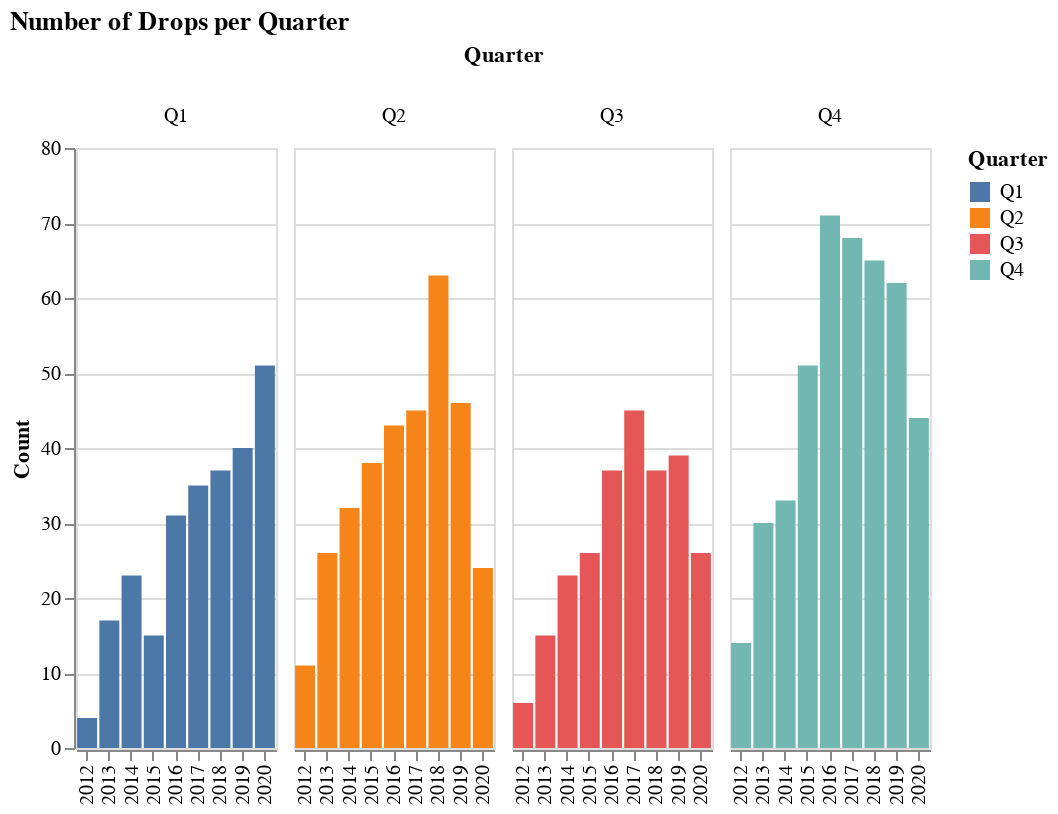

Notebook code for this chart:
### Markdown cell above
## Seasonal Differences

A drop breakdown by quarter shows that 2020 started off big, and then Q2 hit. From Q2 on, there were fewer drops in each quarter than had been the case in the last several years.

### Code cell
tdf = df_all.groupby(['Quarter', 'Year']).count()['Release'].reset_index()
tdf = tdf.rename(columns={"Release": "Count"})
alt.Chart(tdf, width=100).mark_bar().encode(
    x=alt.X('Year:N', sort=kind_sort_order, title=None),
    y='Count:Q',
    color=alt.Color('Quarter:N', sort=kind_sort_order),
    column='Quarter:O',
    tooltip=['Count']
).configure_facet(spacing=7).properties(title='Number of Drops per Quarter')

### Figure 1 — Vega-Lite specification as saved in the notebook (floating-point values rounded to 4 significant figures)
{"$schema": "https://vega.github.io/schema/vega-lite/v3.4.0.json", "config": {"facet": {"spacing": 7}, "mark": {"tooltip": null}, "view": {"height": 300, "width": 400}}, "data": {"name": "data-0c2508f590894d2a8276aabc62cb033d"}, "datasets": {"data-0c2508f590894d2a8276aabc62cb033d": [{"Count": 4, "Quarter": "Q1", "Year": 2012}, {"Count": 17, "Quarter": "Q1", "Year": 2013}, {"Count": 23, "Quarter": "Q1", "Year": 2014}, {"Count": 15, "Quarter": "Q1", "Year": 2015}, {"Count": 31, "Quarter": "Q1", "Year": 2016}, {"Count": 35, "Quarter": "Q1", "Year": 2017}, {"Count": 37, "Quarter": "Q1", "Year": 2018}, {"Count": 40, "Quarter": "Q1", "Year": 2019}, {"Count": 51, "Quarter": "Q1", "Year": 2020}, {"Count": 11, "Quarter": "Q2", "Year": 2012}, {"Count": 26, "Quarter": "Q2", "Year": 2013}, {"Count": 32, "Quarter": "Q2", "Year": 2014}, {"Count": 38, "Quarter": "Q2", "Year": 2015}, {"Count": 43, "Quarter": "Q2", "Year": 2016}, {"Count": 45, "Quarter": "Q2", "Year": 2017}, {"Count": 63, "Quarter": "Q2", "Year": 2018}, {"Count": 46, "Quarter": "Q2", "Year": 2019}, {"Count": 24, "Quarter": "Q2", "Year": 2020}, {"Count": 6, "Quarter": "Q3", "Year": 2012}, {"Count": 15, "Quarter": "Q3", "Year": 2013}, {"Count": 23, "Quarter": "Q3", "Year": 2014}, {"Count": 26, "Quarter": "Q3", "Year": 2015}, {"Count": 37, "Quarter": "Q3", "Year": 2016}, {"Count": 45, "Quarter": "Q3", "Year": 2017}, {"Count": 37, "Quarter": "Q3", "Year": 2018}, {"Count": 39, "Quarter": "Q3", "Year": 2019}, {"Count": 26, "Quarter": "Q3", "Year": 2020}, {"Count": 14, "Quarter": "Q4", "Year": 2012}, {"Count": 30, "Quarter": "Q4", "Year": 2013}, {"Count": 33, "Quarter": "Q4", "Year": 2014}, {"Count": 51, "Quarter": "Q4", "Year": 2015}, {"Count": 71, "Quarter": "Q4", "Year": 2016}, {"Count": 68, "Quarter": "Q4", "Year": 2017}, {"Count": 65, "Quarter": "Q4", "Year": 2018}, {"Count": 62, "Quarter": "Q4", "Year": 2019}, {"Count": 44, "Quarter": "Q4", "Year": 2020}]}, "encoding": {"color": {"field": "Quarter", "sort": ["Bottom", "Top", "Layer"], "type": "nominal"}, "column": {"field": "Quarter", "type": "ordinal"}, "tooltip": [{"field": "Count", "type": "quantitative"}], "x": {"field": "Year", "sort": ["Bottom", "Top", "Layer"], "title": null, "type": "nominal"}, "y": {"field": "Count", "type": "quantitative"}}, "mark": "bar", "title": "Number of Drops per Quarter", "width": 100}
